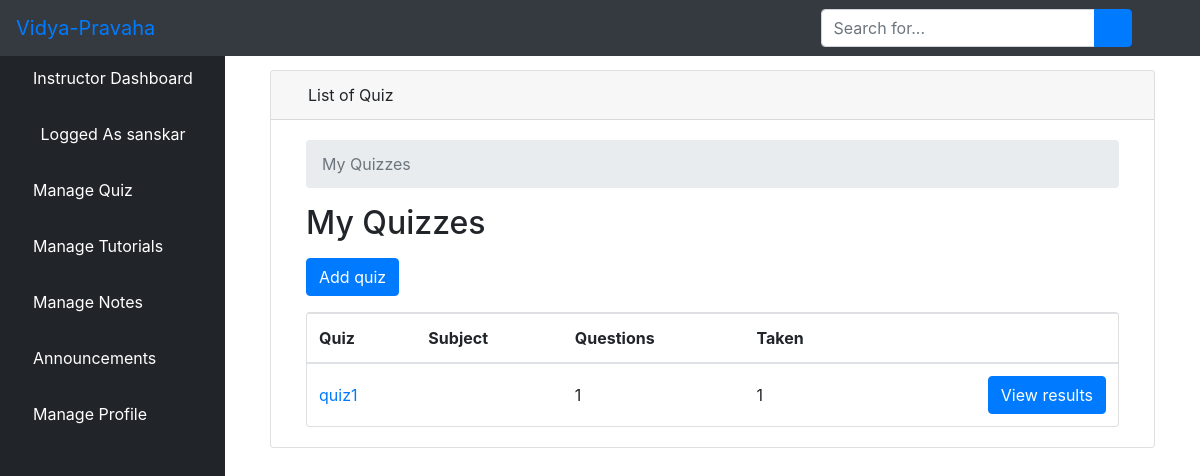
The page /llist_quiz/ (signed in) on the database its author committed.
### Vidya-Pravaha/elearn/models.py (models this page shows, shortened)
class User(AbstractUser):
    is_learner = models.BooleanField(default=False)
    is_instructor = models.BooleanField(default=False)
    is_admin = models.BooleanField(default=False)
    is_parent = models.BooleanField(default=False)

class Quiz(models.Model):
    owner = models.ForeignKey(User, on_delete=models.CASCADE, related_name='quizzes')
    name = models.CharField(max_length=255)
    course = models.ForeignKey(Course, on_delete=models.CASCADE, related_name='quizzes')

### Vidya-Pravaha/elearn/views.py (the view)
# urls.py: path('llist_quiz/', views.QuizListView.as_view(), name='quiz_change_list'),
class QuizListView(ListView):
    model = Quiz
    ordering = ('name', )
    context_object_name = 'quizzes'
    template_name = 'dashboard/instructor/quiz_change_list.html'
    def get_queryset(self):
        queryset = self.request.user.quizzes \
        .select_related('course') \
        .annotate(questions_count = Count('questions', distinct=True)) \
        .annotate(taken_count = Count('taken_quizzes', distinct=True))
        return queryset

### Vidya-Pravaha/elearn/templates/dashboard/instructor/quiz_change_list.html (shortened to what this page needs)
{% extends 'dashboard/instructor/base.html' %}
{% block body %}
<div class="container-fluid">
        <div class="row">
          <div class="col-12 mb-3">
          <div class="col-12 mb-3">
                <div id="content-wrapper" style="padding-top: 20px">
        <div class="container-fluid">
            <div class="card mb-3">
                <div class="card-header">
                    <i class="fas fa-table text-primary"></i>
                    List of Quiz
                </div>
                <div class="card-body">
  <div class="col-sm-12">
  <nav aria-label="breadcrumb">
    <ol class="breadcrumb">
      <li class="breadcrumb-item active" aria-current="page">My Quizzes</li>
    </ol>
  </nav>
  <h2 class="mb-3">My Quizzes</h2>
  <a href="{% url 'quiz_add' %}" class="btn btn-primary mb-3" role="button">Add quiz</a>
  <div class="card">
    <table class="table mb-0">
      <thead>
        <tr>
          <th>Quiz</th>
          <th>Subject</th>
          <th>Questions</th>
          <th>Taken</th>
          <th></th>
        </tr>
      </thead>
      <tbody>
        {% for quiz in quizzes %}
          <tr>
            <td class="align-middle"><a href="{% url 'quiz_change' quiz.pk %}">{{ quiz.name }}</a></td>
            <td class="align-middle">{{ quiz.subject.get_html_badge }}</td>
            <td class="align-middle">{{ quiz.questions_count }}</td>
            <td class="align-middle">{{ quiz.taken_count }}</td>
            <td class="text-right">
              <a href="{% url 'quiz_results' quiz.pk %}" class="btn btn-primary">View results</a>
            </td>
          </tr>
        {% empty %}
          <tr>
            <td class="bg-light text-center font-italic" colspan="5">You haven't created any quiz yet.</td>
          </tr>
        {% endfor %}
      </tbody>
    </table>
  </div>
{% endblock body %}

### Vidya-Pravaha/elearn/templates/dashboard/instructor/base.html (shortened to what this page needs)
<!DOCTYPE html>
<html lang="en">
<head>
    {% load static %}
    <link href="{% static 'vendor/fontawesome-free/css/all.min.css' %}" rel="stylesheet" type="text/css">
    <link href="{% static 'vendor/datatables/dataTables.bootstrap4.css' %}" rel="stylesheet">
    <link href="{% static 'css/sb-admin.css' %}" rel="stylesheet">
</head>
<body id="page-top">
<nav class="navbar navbar-expand navbar-dark bg-dark fixed-top">
    <a class="navbar-brand mr-1 text-primary" href="">Vidya-Pravaha</a>
    <button class="btn btn-link btn-sm text-white order-1 order-sm-0" id="sidebarToggle" href="#">
        <i class="fas fa-bars"></i>
    </button>
    <form class="d-none d-md-inline-block form-inline ml-auto mr-0 mr-md-3 my-2 my-md-0">
        <div class="input-group">
            <input type="text" class="form-control" placeholder="Search for..." aria-label="Search" aria-describedby="basic-addon2">
            <div class="input-group-append">
                <button class="btn btn-primary" type="button">
                    <i class="fas fa-search"></i>
                </button>
            </div>
        </div>
    </form>
    <ul class="navbar-nav ml-auto ml-md-0">
        <li class="nav-item dropdown no-arrow">
            <a class="nav-link dropdown-toggle" href="#" id="userDropdown" role="button" data-toggle="dropdown" aria-haspopup="true" aria-expanded="false">
                <i class="fas fa-user-circle fa-fw text-primary"></i>
            </a>
        </li>
    </ul>
</nav>
<div id="wrapper" style="padding-top: 50px;">
<ul class="sidebar navbar-nav">
    <li class="nav-item active">
        <a class="nav-link" href="{% url 'instructor' %}">
         <i class="fa fa-home" aria-hidden="true"></i>
            <span>Instructor Dashboard</span>
        </a>
    </li>
    <li class="nav-item active">
        <a class="nav-link" href="">
            <i class="fas fa-user-circle fa-fw text-primary"></i>
            <span>Logged As {{ user.username }}</span>
        </a>
    </li>
    <li class="nav-item dropdown no-arrow">
                            <a class="nav-link dropdown-toggle" data-toggle="dropdown" aria-haspopup="true" aria-expanded="false" href="">
          <i class="fa fa-th-list" aria-hidden="true"></i>
            <span style="color: white">Manage Quiz</span>
        </a>
        </li>
         <li class="nav-item dropdown no-arrow">
                            <a class="nav-link dropdown-toggle" data-toggle="dropdown" aria-haspopup="true" aria-expanded="false" href="">
            <i class="fas fa-book-reader" aria-hidden="true"></i>
             <span style="color: white">Manage Tutorials</span>
        </a>
        </li>
         <li class="nav-item">
        <a class="nav-link" href="{% url 'lnotes' %}">
            <i class="fas fa-pen" aria-hidden="true"></i>
            <span style="color: white">Manage Notes</span>
        </a>
    </li>
    <li class="nav-item dropdown no-arrow">
                            <a class="nav-link dropdown-toggle" data-toggle="dropdown" aria-haspopup="true" aria-expanded="false" href="">
        <i class="fas fa-bell"></i>
            <span style="color: white">Announcements</span>
        </a>
        </li>
     <li class="nav-item dropdown no-arrow">
                            <a class="nav-link dropdown-toggle" data-toggle="dropdown" aria-haspopup="true" aria-expanded="false" href="">
            <i class="fas fa-user text-default"></i>
            <span style="color: white">Manage Profile</span>
        </a>
        </li>
</ul>
    {% block body %}{% endblock %}
</div>

### rows shown on the page
User: username "sanskar"
Quiz: name "quiz1", questions_count "1", taken_count "1"
